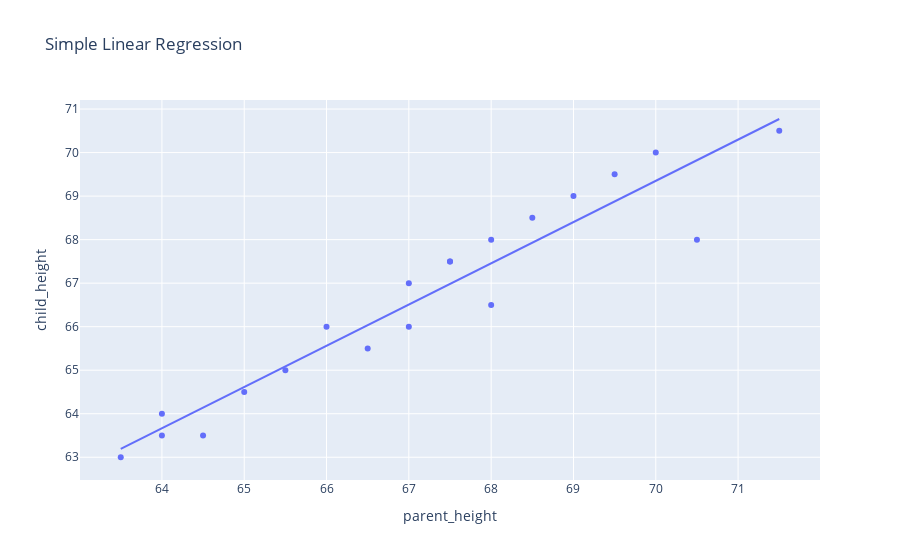

Notebook cell for this chart:
### Code cell
import plotly.express as px
# Create the scatter plot with the OLS fit line
px.scatter(francis_galton_df, x='parent_height', y='child_height', 
           title="Simple Linear Regression", trendline="ols")

### Figure 1 — Plotly figure (JSON) as saved in the notebook; plotly's stock layout.template omitted (floating-point values rounded to 4 significant figures)
{"data": [{"hovertemplate": "parent_height=%{x}<br>child_height=%{y}<extra></extra>", "legendgroup": "", "marker": {"color": "#636efa", "symbol": "circle"}, "mode": "markers", "name": "", "orientation": "v", "showlegend": false, "type": "scatter", "x": [70.5, 68, 65.5, 64, 63.5, 66.5, 67, 67.5, 68, 70, 71.5, 69.5, 64.5, 67, 68.5, 69, 66, 65, 67.5, 64], "xaxis": "x", "y": [68, 66.5, 65, 64, 63, 65.5, 67, 67.5, 68, 70, 70.5, 69.5, 63.5, 66, 68.5, 69, 66, 64.5, 67.5, 63.5], "yaxis": "y"}, {"hovertemplate": "<b>OLS trendline</b><br>child_height = 0.947526 * parent_height + 3.02361<br>R<sup>2</sup>=0.916119<br><br>parent_height=%{x}<br>child_height=%{y} <b>(trend)</b><extra></extra>", "legendgroup": "", "marker": {"color": "#636efa", "symbol": "circle"}, "mode": "lines", "name": "", "showlegend": false, "type": "scatter", "x": [63.5, 64, 64, 64.5, 65, 65.5, 66, 66.5, 67, 67, 67.5, 67.5, 68, 68, 68.5, 69, 69.5, 70, 70.5, 71.5], "xaxis": "x", "y": [63.19, 63.67, 63.67, 64.14, 64.61, 65.09, 65.56, 66.03, 66.51, 66.51, 66.98, 66.98, 67.46, 67.46, 67.93, 68.4, 68.88, 69.35, 69.82, 70.77], "yaxis": "y"}], "layout": {"legend": {"tracegroupgap": 0}, "title": {"text": "Simple Linear Regression"}, "xaxis": {"anchor": "y", "domain": [0, 1], "title": {"text": "parent_height"}}, "yaxis": {"anchor": "x", "domain": [0, 1], "title": {"text": "child_height"}}}}
